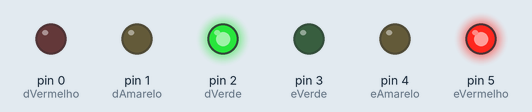
The sketch below on a simulated Arduino Uno, built with avr-gcc and run on an emulated ATmega328P. Shown: output pins drawn as LEDs (lit = HIGH).

Above: at 0.5 s.
At 1.2 s:
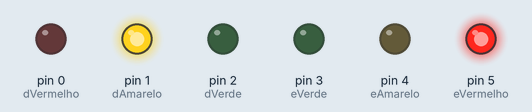
At 2.7 s:
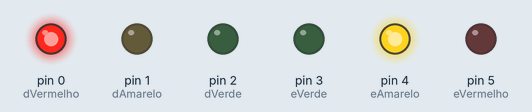
At 5.0 s:
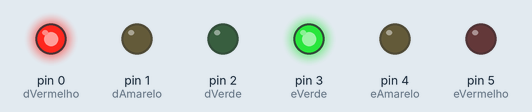
Timing chart, 0 to 6.9 s (numbered marks = the images above):
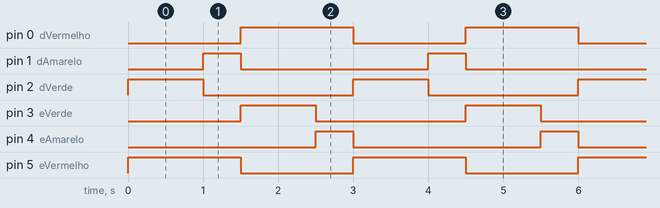

The sketch:

sketch_sep08a.ino
```cpp
//semaforo a esquerda
int dVermelho = 0;
int dAmarelo = 1;
int dVerde = 2;

//semaforo a esquerda
int eVermelho = 5;
int eAmarelo = 4;
int eVerde = 3;

void setup() {
   pinMode(dVermelho,OUTPUT);
   pinMode(dAmarelo,OUTPUT);
   pinMode(dVerde,OUTPUT);
   pinMode(eVermelho,OUTPUT);
   pinMode(eAmarelo,OUTPUT);
   pinMode(eVerde,OUTPUT);
}

void loop() {
  digitalWrite(dVerde,HIGH);
  digitalWrite(eVermelho,HIGH);
  delay(1000);
  digitalWrite(dVerde,LOW);
  digitalWrite(dAmarelo,HIGH);
  delay(500);
  digitalWrite(eVermelho,LOW);
  digitalWrite(dAmarelo,LOW);
  digitalWrite(eVerde,HIGH);
  digitalWrite(dVermelho,HIGH);
  delay(1000);
  digitalWrite(eVerde,LOW);
  digitalWrite(eAmarelo,HIGH);
  delay(500);
  digitalWrite(eAmarelo,LOW);
  digitalWrite(dVermelho,LOW);
}
```

Measured:
- by itself, pin 0 (dVermelho), pin 5 (eVermelho): alternates HIGH for 1.5 s and LOW for 1.5 s
- by itself, pin 1 (dAmarelo), pin 4 (eAmarelo): alternates HIGH for 0.50 s and LOW for 2.5 s
- by itself, pin 2 (dVerde), pin 3 (eVerde): alternates HIGH for 1.0 s and LOW for 2.0 s
